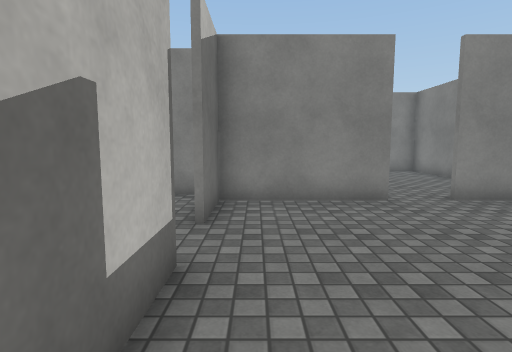
[1] (above)

13 first-person views from a walk through a 3-D level made in the Unity game engine. The camera is 1.3 m above the floor, tilts 6° down and sees 80° across. The floor is counted in squares, 1 m on a side. Each view is taken from the middle of a square. On the plan, view 1 faces up. The plan holds only what a view shows up to about 14 squares ahead; the rest is blank. The player is left out. Surface patterns are stand-ins for the level's own textures.

[2]
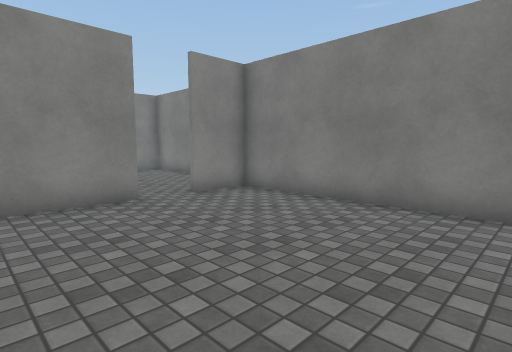

[3]
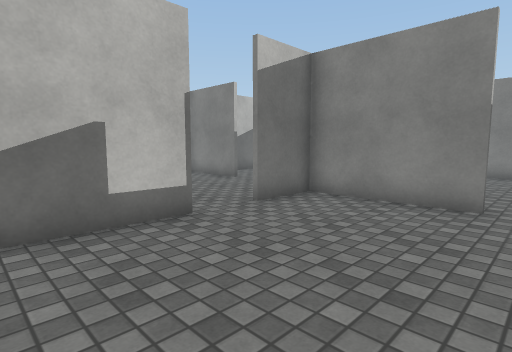

[4]
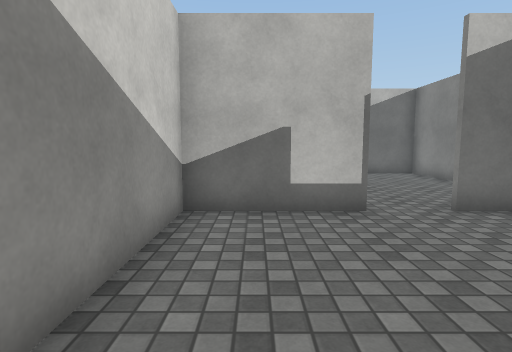

[5]
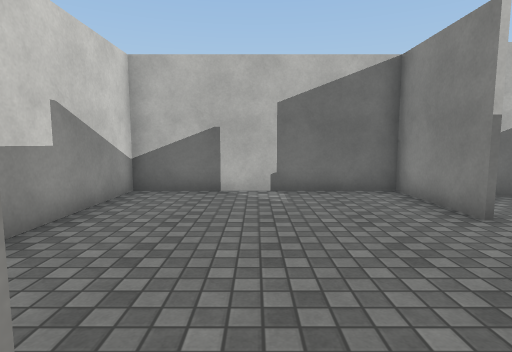

[6]
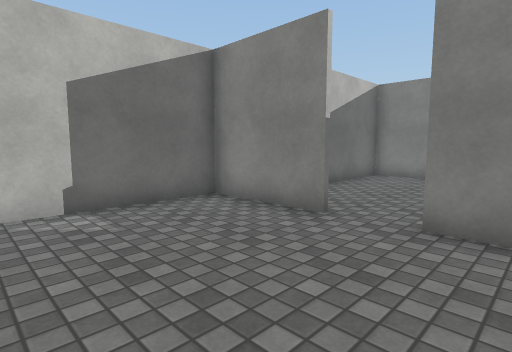

[7]
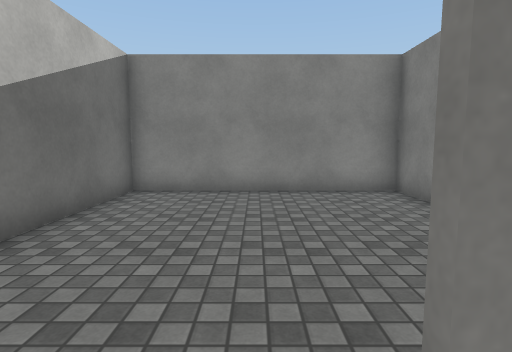

[8]
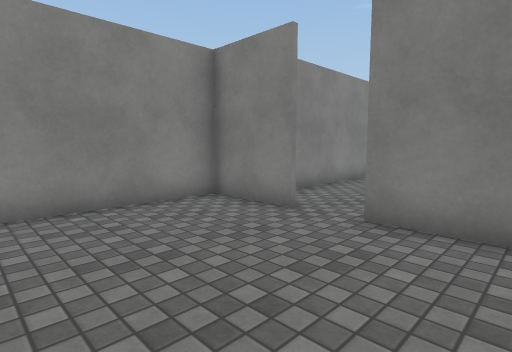

[9]
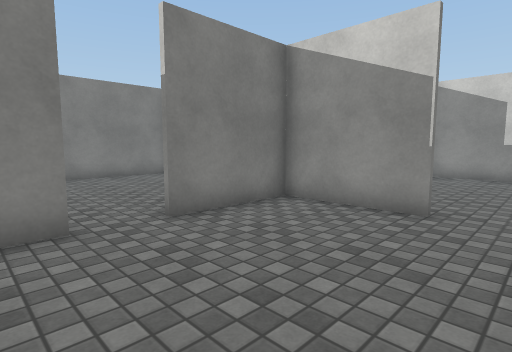

[10]
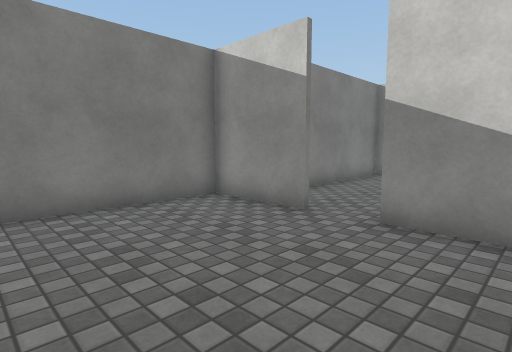

[11]
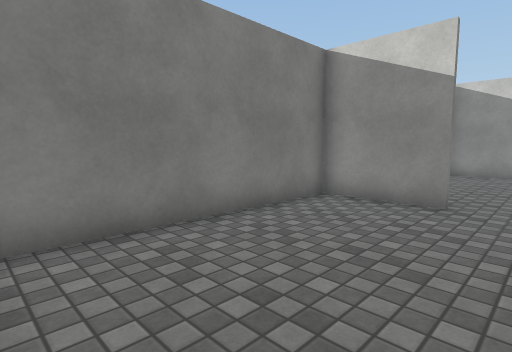

[12]
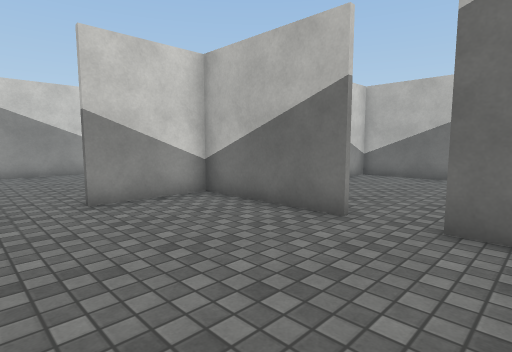

[13]
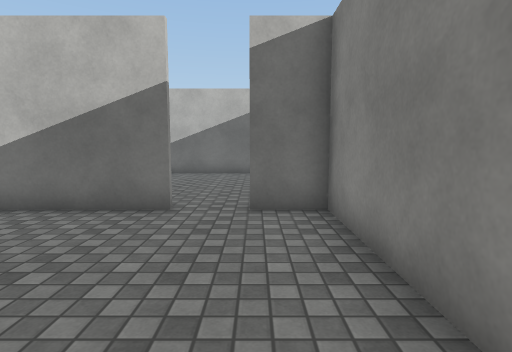

### Floor plan
Ten units are one square. View 1 is at (0, 0); x grows to the right and y downward. Boxes are objects, and circles mark ways between rooms. Rooms are numbered by the first view taken in them; rooms with no view inside come last. Other rooms are left out.
<svg viewBox="-89 -159 168 168">
<path fill="none" stroke="#000" d="M-8 -32 -8 4 64 4 64 -69 45 -69M31 -69 -8 -69 -8 -49M-50 -79 -84 -79 -84 -6 -14 -6M-15 -79 -35 -79M-1 -129 -1 -154 -74 -154 -74 -80 -62 -80M-35 -80 -1 -80 -1 -114M45 -71 74 -71 74 -141M0 -114 0 -71 31 -71M66 -144 0 -144 0 -129"/>
<circle cx="-10" cy="-40" r="3" fill="#2a7"/>
<circle cx="40" cy="-70" r="3" fill="#2a7"/>
<circle cx="-45" cy="-80" r="3" fill="#2a7"/>
<circle cx="0" cy="-120" r="3" fill="#2a7"/>
<text x="30" y="-30">1</text>
<text x="-50" y="-40">2</text>
<text x="-40" y="-120">3</text>
<text x="40" y="-110">4</text>
</svg>
Room 1 opens to room 2. Room 1 opens to room 4. Room 2 opens to room 3. Room 3 opens to room 4.

Where each view was taken, in squares from view 1:
view 1: 0 up, 0 right, facing up
view 2: 0 up, 0 right, facing up-right
view 3: 0 up, 4 right, facing up-left
view 4: 1 up, 5 right, facing left
view 5: 4 up, 0 right, facing left
view 6: 3 up, 2 left, facing up-left
view 7: 7 up, 4 left, facing up
view 8: 9 up, 5 left, facing up-right
view 9: 14 up, 5 left, facing down-right
view 10: 12 up, 1 right, facing down-right
view 11: 14 up, 3 right, facing down-right
view 12: 14 up, 5 right, facing down-left
view 13: 13 up, 6 right, facing left
